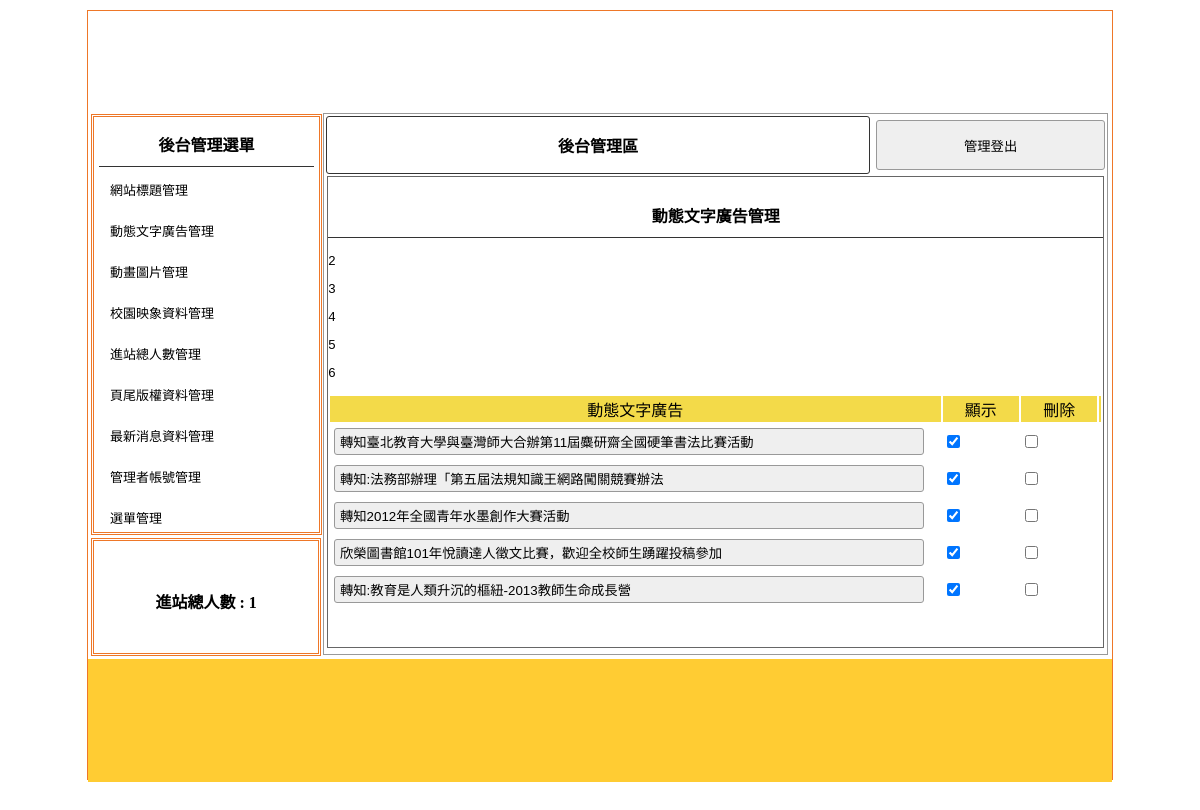
The app's page /try01-4/back.php?do=ad with its own data.
### tables this page shows
CREATE TABLE `ad` (
  `id` int(11) NOT NULL,
  `img` text NOT NULL,
  `text` text NOT NULL,
  `sh` int(11) NOT NULL
);

### try01-4/back/ad.php (the view, shortened to what this page needs)
<div style="width:99%; height:87%; margin:auto; overflow:auto; border:#666 1px solid;">
    <p class="t cent botli">動態文字廣告管理</p>
    <form method="post"  action="../api/edit.php?table=<?= $do ?>">
        <table width="100%">
            <tbody>
                <tr class="yel">
                    <td width="80%">動態文字廣告</td>
                    <td width="10%">顯示</td>
                    <td width="10%">刪除</td>
                    <td></td>
                </tr>
            <?php
            $rows=$Ad->all();
            foreach($rows as $row):
            ?>
                <tr class="">
                    <td width="80%">
                        <input type="text" name="text[<?= $row ['id'] ?>]" value="<?= $row ['text'] ?>" style="width:95%;">
                    </td>
                    <td width="10%">
                        <input type="checkbox" name="sh[]" value="<?= $row ['id'] ?>"<?= ($row['sh'] == 1 ?"checked":'') ?>>
                    </td>
                    <td width="10%">
                        <input type="checkbox" name="del[]" value="<?= $row['id'] ?>" >
                    </td>
                    <td>
                    </td>
                </tr>
                <?php
                endforeach;
                ?>
            </tbody>
        </table>
    </form>
</div>

### try01-4/css/css.css (style rules this page uses)
body { padding:0px; margin:0px; }
.t { font-weight:800; display:block; text-align:center; padding:10px 1px 10px 1px; }
.botli { border-bottom:#333 1px solid; }
.cent { text-align:center; }
input,button { border:#999 1px solid; border-radius:3px; background:#EFEFEF; padding:5px; margin:3px; }
input[type=text],input[type=password] { width:150px; }
.yel td { background:#F3DA49; text-align:center; }

### records on screen
ad: value "2", text "轉知臺北教育大學與臺灣師大合辦第11屆麋研齋全國硬筆書法比賽活動", sh "☑"
ad: value "3", text "轉知:法務部辦理「第五屆法規知識王網路闖關競賽辦法", sh "☑"
ad: value "4", text "轉知2012年全國青年水墨創作大賽活動", sh "☑"
ad: value "5", text "欣榮圖書館101年悅讀達人徵文比賽，歡迎全校師生踴躍投稿參加", sh "☑"
ad: value "6", text "轉知:教育是人類升沉的樞紐-2013教師生命成長營", sh "☑"
